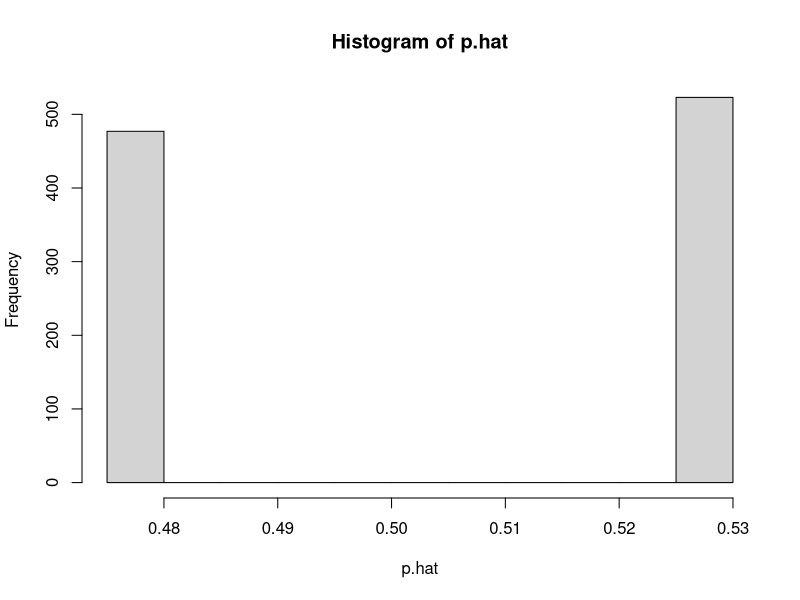
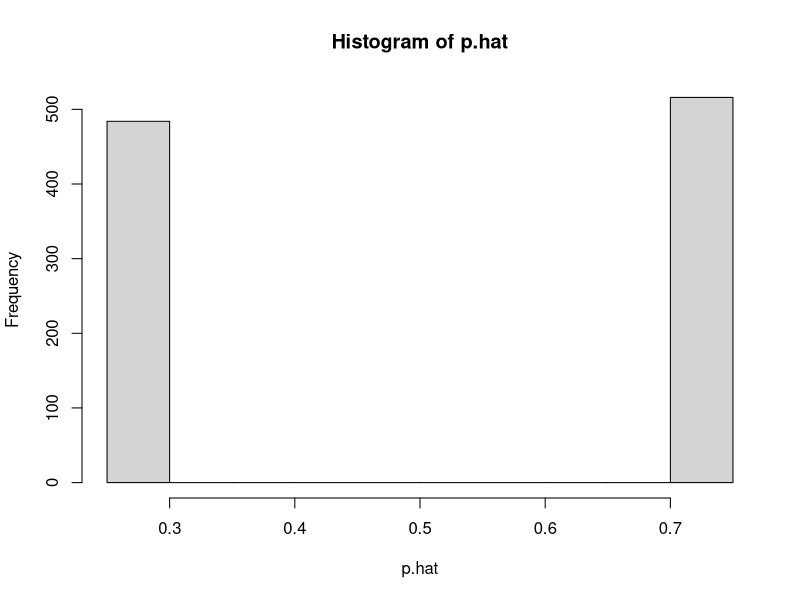

R code for these plots, in order:
###########################################
##           Partner Programming         ##
##            Matching Examples          ##
###########################################

# We want to work through toy examples using various matching algorithms 
# to make sure that understand them.  We start with a really simple 
# data-generating process (DGP), where the two explanatory variables (D and X)
# are dichotomous and exogenously and independently determined, and 
# exact-matching, where we match observations that have equal values on 
# the explanatory variable not of interest.

n <- 1000  #number of observations to test

## generate sample data
e <- rnorm(n)                 # error term
d <- rbinom(n,size=1,p=.5)    # treatment (1=yes, 0=no)
x <- rbinom(n,size=1,p=.5)-1  # other independent cause of Y
y <- -3 - 2*d + x + e       # DGP



##############
# Naive estimator

# The naive estimator takes the average outcome for the treatment group and subtracts
# the average outcome for the control group.  It works in this case because we don't 
# need to control for other variables.
mean(y[d==1]) - mean(y[d==0])



##############
# OLS 
lm(y~d+x)
# OLS estimates d well even if we exclude x (because D and X are independent)
lm(y~d)



##############
## Stratification

# Stratification creates blocks of data that are equal on confounding variables.
# Estimates are then generated for each strata (by OLS, differences in means, or
# something else).  To get the average treatment effect (ATE) unconditional on
# strata, weight those estimates across strata.

D0Xneg1 <- d==0 & x==-1
D0X0    <- d==0 & x== 0
D1Xneg1 <- d==1 & x==-1
D1X0    <- d==1 & x== 0

# ATE conditional on X=-1
ateXneg1 <- mean(y[D1Xneg1]) - mean(y[D0Xneg1])
# ATE conditional on X=0
ateX0    <- mean(y[D1X0]) - mean(y[D0X0])

# ATE unconditional on X
prob.X0 <- sum(x==0)/length(x)  # sample proportion where x=0
ATE <- ateXneg1*(1-prob.X0) + ateX0*(prob.X0)
ATE



##############
## Matching

# Matching is a type of stratification.  The difference is in how many units are being
# compared at once.  With stratification we look at the difference in outcomes between
# the treatment group and the control group at one time for all observations where X=x,
# but with matching we look at the difference in outcomes at one time between one observation 
# where X=x and k members of the control group where X=x.

# it is easier to sample from a matrix for this example
data <- cbind(d,x,y)
#split into two samples
data1 <- subset(data, d==1)   #treatment group
data2 <- subset(data, d==0)   #control group

# number of matched cases for each observation.  Simplest is 1 to 1, but we can match to several
k <- 5

# We will match k observations from the control group to 1 observation from the 
# treatment group.  To do that, I store k differences in outcomes for each observation
# in the treatment group.
difference <- matrix(NA, nrow(data1), k)  

# cycle through each treatment observation
for(i in 1:nrow(data1)){
  # find k matches on x from sample 2
  # because there are more than k matches, I randomly select k matches with replacement
  match_y <- sample(data2[,3][data2[,2]==data1[i,2]], size=k, replace=TRUE)

  # store the differences in outcomes between the treatment observation and the control obs.
  difference[i,] <- data1[i,3] - match_y
}
mean(difference)  #point estimate for effect of d on y


# R's Matching package gives similar results.  The results are unlikely to be exactly
# the same because we each randomly select observations from the control group.
library(Matching)
match1 <- Match(Y=y, Tr=d, X=x, estimand="ATE", M=k, ties=FALSE)
summary(match1)



##############
# Propensity Score Matching

# Our previous matching example used exact matching, where observations were matched on
# identical values of x.  Unfortunately, exact matching often fails for continuous X or
# X with many categories (because there will be few, if any, cases to match with).  One
# way to deal with that sparseness is to match on propensity score.  The propensity score
# is the probability that an individual receives the treatment.  So, for example, 
#
#   1) if income, age, and education determine the probability of a pregnant woman 
#      enrolling in NFP;
#   2) an enrolled 20-year-old woman with a high-school diploma and an income of $50,000 
#      had a probability of 0.70 of enrolling; and 
#   3) a non-enrolled 30-year-old with a college education and an income of $35,000 had
#      a probability of 0.70 of enrolling,
#
# we could get a good estimate by matching them.
#
# Here's PSM using the same example.

# Predicted probability of treatment for each person using logistic regression,
# where we regress treatment on x
treatment_regression <- glm(d~x, family=binomial(link="logit"))
p.hat <- 1 / (1 + exp(-predict(treatment_regression)))
hist(p.hat)

# Matching pairs one or more observations 
data <- cbind(d,x,y,p.hat)
#split into two samples
data1 <- subset(data, d==1)   # treatment group
data2 <- subset(data, d==0)   # control group

#this is where we'll store the observed difference between the sample and the match
difference <- matrix(NA, nrow(data1), k)  

# cycle through each observation in the treatment group
for(i in 1:nrow(data1)){
  # find k matches on p.hat from the control group
  # because there are more than k potential matches, we randomly select k of them
  match_y <- sample(data2[,3][data2[,4]==data1[i,4]], size=k, replace=TRUE)
  
  # store the differences
  difference[i,] <- data1[i,3] - match_y
}
mean(difference)  #point estimate for effect of x1 on y


# R's Matching library doing PSM
match3 <- Match(Y=y, Tr=d, X=p.hat, estimand="ATE", M=k, ties=FALSE)
summary(match3)






###########################################
## More Complicated Data-Generating Process

# In the previous DGP, treatment (D) was assigned independently from X, but that's
# rarely true for observational data.  In this example X causes D and Y.

e <- rnorm(n)                     # error term
x <- rbinom(n, size=1, p=.5)-1    # sample X
d <- rep(NA, n)                   # probability of treatment varies with X
d[x==-1] <- rbinom(length(d[x==-1]),1,.7)
d[x== 0] <- rbinom(length(d[x== 0]),1,.3)
y <- -3 - 2*d + x + e           # DGP




##############
# Naive estimator

# The naive estimator doesn't work well here because it does not control for X,
# a common cause of D and Y.
mean(y[d==1]) - mean(y[d==0])




##############
# OLS 
lm(y~d+x)
# Regressing only on d leads to a biased estimate.  Need to control for x
lm(y~d)




##############
# Stratification

D0Xneg1 <- d==0 & x==-1
D0X0    <- d==0 & x== 0
D1Xneg1 <- d==1 & x==-1
D1X0    <- d==1 & x== 0

# ATE conditional on X=-1
ateXneg1 <- mean(y[D1Xneg1]) - mean(y[D0Xneg1])
# ATE conditional on X=0
ateX0    <- mean(y[D1X0]) - mean(y[D0X0])

# ATE unconditional on X
prob.X0 <- sum(x==0)/length(x)  # sample proportion where x=0
ATE <- ateXneg1*(1-prob.X0) + ateX0*(prob.X0)
ATE




##############
# Matching

data <- cbind(d,x,y)
# split into two samples
data1 <- subset(data, d==1)
data2 <- subset(data, d==0) 

# number of matched cases for each observation
k <- 5

# this is where we'll store the observed difference between the sample and the match
difference <- matrix(NA, nrow(data1), k)  

# cycle through each observation in the treatment group
for(i in 1:nrow(data1)){
  # find k matches on x from sample 2
  # because we have more than k possible matches, we randomly select k of them
  match_y <- sample(data2[,3][data2[,2]==data1[i,2]], size=k, replace=TRUE)

  # store the difference
  difference[i,] <- data1[i,3] - match_y
}
mean(difference)  #point estimate for effect of d on y


# compare to R's Matching results
match2 <- Match(Y=y, Tr=d, X=x, estimand="ATE", M=k, ties=FALSE)
summary(match2)





##############
# Propensity Score Matching

treatment_regression <- glm(d~x, family=binomial(link='logit'))
p.hat <- 1 / (1 + exp(-predict(treatment_regression)))
hist(p.hat)

# Again, it's easier to sample from a matrix than from multiple vectors
data <- cbind(d,x,y,p.hat)
#split into two samples
data1 <- subset(data, d==1)   # treatment group
data2 <- subset(data, d==0)   # control group

# number of matched cases for each observation
k <- 5

#this is where we'll store the observed difference between the sample and the match
difference <- matrix(NA, nrow(data1), k)  

# cycle through each treatment observation
for(i in 1:nrow(data1)){
  # find k matches on p.hat from the control group
  # because there are more than k potential matches, we randomly select k of them
  match_y <- sample(data2[,3][data2[,4]==data1[i,4]], size=k, replace=TRUE)

  # store the differences
  difference[i,] <- data1[i,3] - match_y
}
mean(difference)  #point estimate for effect of d on y


# compare to R's Matching library
match3 <- Match(Y=y, Tr=d, X=p.hat, estimand="ATE", M=k, ties=FALSE)
summary(match3)





######################################
## Average treatment effect for the treated (ATET) and control (ATEC)
# So far we have assumed the same treatment effect for the treatment and control groups.
# However, the treatment effect may vary differ for those groups.  For example, only those
# who would benefit the most from college enroll.  Furthermore, the ATET or ATEC might be
# more interesting quantities.  For instance, we might want to know the effect of a drug
# on the people who took it, not the people who did not take it, since it wasn't intended
# for most of the people who did not take it (because they are healthy).  It is also 
# possible that we do not feel comfortable making all the assumptions necessary to estimate
# the ATE.  
#
# Here is the new data-generating process, where the treatment effect varies and those
# who have a positive treatment effect are more likely to enroll.

e <- rnorm(n)
x <- rbinom(n, size=1, prob=.5)-1
beta <- rbinom(n, size=1, prob=.4)  #effect for some is positive 1, for others -2
  beta[beta==0] <- -10
d <- rbinom(n, size=1, prob=.8)  #ppl with positive effect more likely to enroll
  d[beta==-10] <- rbinom(length(beta[beta==-10]), size=1, prob=.5)
y <- -3 + beta*d + 5*x + e  # DGP
data <- as.data.frame(cbind(d,x,beta,y))


# Note that we cannot estimate the ATET by looking at the treated group only
# because there is no variation on the treatment variable
d.treated <- coef(lm(y~d+x, data=subset(data,d==1)))[2]
d.treated

# Nor can we estimate the ATEC by looking at the control group only
# because there is no variation on the treatment variable
d.control <- coef(lm(y~d+x, data=subset(data,d==0)))[2]
d.control

# How to calculate ATET when we don't observe untreated outcomes for the treated observations?
# "Progress can be made by assuming that selection into treatment depends on observable 
# covariates X" (http://sekhon.berkeley.edu/papers/MatchingJSS.pdf).  Assume that 
# conditioning on X creates exchangability, i.e.
# E[Y(1)|X,D=1] = E[Y(1)|X,D=0]  and  E[Y(0)|X,D=1] = E[Y(0)|X,D=0]





##############
## Stratification

# ATET: E[Y(1)-Y(0)|D=1] = E[Y(1)|D=1] - E[Y(0)|D=1]
# w/ ignorability:       = E[Y(1)|X= 0,D=1] - E[Y(0)|X= 0,D=0] and
#                          E[Y(1)|X=-1,D=1] - E[Y(0)|X=-1,D=0]
# weight by value of X:  = (E[Y(1)|X= 0,D=1] - E[Y(0)|X= 0,D=0]) * Pr(X= 0|D=1) + 
#                          (E[Y(1)|X=-1,D=1] - E[Y(0)|X=-1,D=0]) * Pr(X=-1|D=1)
(mean(y[x== 0 & d==1]) - mean(y[x== 0 & d==0])) * sum(x== 0 & d==1)/sum(d==1) +
(mean(y[x==-1 & d==1]) - mean(y[x==-1 & d==0])) * sum(x==-1 & d==1)/sum(d==1)



# We can do the same thing for ATEC.
# ATEC: E[Y(1)-Y(0)|D=0] = E[Y(1)|D=0] - E[Y(0)|D=0]
# w/ ignorability:       = E[Y(1)|X= 0,D=1] - E[Y(0)|X= 0,D=0] and
#                          E[Y(1)|X=-1,D=1] - E[Y(0)|X=-1,D=0]
# weight by value of X:  = (E[Y(1)|X= 0,D=1] - E[Y(0)|X= 0,D=0]) * Pr(X= 0|D=0) + 
#                          (E[Y(1)|X=-1,D=1] - E[Y(0)|X=-1,D=0]) * Pr(X=-1|D=0)
(mean(y[x== 0 & d==1]) - mean(y[x== 0 & d==0])) * sum(x== 0 & d==0)/sum(d==0) +
(mean(y[x==-1 & d==1]) - mean(y[x==-1 & d==0])) * sum(x==-1 & d==0)/sum(d==0)





##############
## Matching

# it is easier to sample from a matrix for this example
data <- cbind(d,x,y)
#split into two samples
data1 <- subset(data, d==1)   #treatment group
data2 <- subset(data, d==0)   #control group

# We will match k observations (assigned earlier) from the control group to 1 observation
# from the treatment group.  To do that, I store k differences in outcomes for each 
# observation in the treatment group.
difference <- matrix(NA, nrow(data1), k)  

# cycle through each treatment observation
for(i in 1:nrow(data1)){
  # find k matches on x from sample 2
  # because there are more than k matches, I randomly select k matches with replacement
  match_y <- sample(data2[,3][data2[,2]==data1[i,2]], size=k, replace=TRUE)
  
  # store the differences in outcomes between the treatment observation and the control obs.
  difference[i,] <- data1[i,3] - match_y
}
ATE.X0 <- mean(subset(difference, subset=c(data1[,2]== 0))) 
ATE.Xneg1 <- mean(subset(difference, subset=c(data1[,2]==-1))) 


# ATET
# ATET = ATE.XO*Pr(X=0|D=1) + ATE.Xneg1*Pr(X=-1|D=1)
ATET <- ATE.X0 * sum(data1[,2]== 0 & dim(data1)[1])/dim(data1)[1] +
        ATE.Xneg1 * sum(data1[,2]==-1 & dim(data1)[1])/dim(data1)[1]
ATET

# The Matching package gives similar results
library(Matching)
match4 <- Match(Y=y, Tr=d, X=x, estimand="ATT", M=k, ties=FALSE)
summary(match4)





# ATEC
# ATEC = ATE.XO*Pr(X=0|D=0) + ATE.Xneg1*Pr(X=-1|D=0)
ATEC <- ATE.X0 * sum(data1[,2]== 0 & data1[,1]!=0)/sum(data1[,1]!=0) +
        ATE.Xneg1 * sum(data1[,2]==-1 & data1[,1]!=0)/sum(data1[,1]!=0)
ATEC

# The Matching package gives similar results
match5 <- Match(Y=y, Tr=d, X=x, estimand="ATC", M=k, ties=FALSE)
summary(match5)








######################################
## More complex ATET and ATEC example
## The distribution of X varies with treatment 

e <- rnorm(n)
beta <- rbinom(n, size=1, prob=.4)  #effect for some is positive 1, for others -2
  beta[beta==0] <- -10
d <- rbinom(n, size=1, prob=.8)  #ppl with positive effect more likely to enroll
  d[beta==-10] <- rbinom(length(beta[beta==-10]), size=1, prob=.5)
x <- rbinom(n, size=1, prob=.7)-1
  x[d==1] <- rbinom(sum(d==1), size=1, prob=.1)-1
y <- -3 + beta*d + 5*x + e  # DGP
data <- as.data.frame(cbind(d,x,beta,y))


# How to calculate ATET when we don't observe untreated outcomes for the treated observations?
# "Progress can be made by assuming that selection into treatment depends on observable 
# covariates X" (http://sekhon.berkeley.edu/papers/MatchingJSS.pdf).  Assume that 
# conditioning on X creates exchangability, i.e.
# E[Y(1)|X,D=1] = E[Y(1)|X,D=0]  and  E[Y(0)|X,D=1] = E[Y(0)|X,D=0]





##############
## Stratification

# ATET: E[Y(1)-Y(0)|D=1] = E[Y(1)|D=1] - E[Y(0)|D=1]
# w/ ignorability:       = E[Y(1)|X= 0,D=1] - E[Y(0)|X= 0,D=0] and
#                          E[Y(1)|X=-1,D=1] - E[Y(0)|X=-1,D=0]
# weight by value of X:  = (E[Y(1)|X= 0,D=1] - E[Y(0)|X= 0,D=0]) * Pr(X= 0|D=1) + 
#                          (E[Y(1)|X=-1,D=1] - E[Y(0)|X=-1,D=0]) * Pr(X=-1|D=1)
(mean(y[x== 0 & d==1]) - mean(y[x== 0 & d==0])) * sum(x== 0 & d==1)/sum(d==1) +
(mean(y[x==-1 & d==1]) - mean(y[x==-1 & d==0])) * sum(x==-1 & d==1)/sum(d==1)



# We can do the same thing for ATEC.
# ATEC: E[Y(1)-Y(0)|D=0] = E[Y(1)|D=0] - E[Y(0)|D=0]
# w/ ignorability:       = E[Y(1)|X= 0,D=1] - E[Y(0)|X= 0,D=0] and
#                          E[Y(1)|X=-1,D=1] - E[Y(0)|X=-1,D=0]
# weight by value of X:  = (E[Y(1)|X= 0,D=1] - E[Y(0)|X= 0,D=0]) * Pr(X= 0|D=0) + 
#                          (E[Y(1)|X=-1,D=1] - E[Y(0)|X=-1,D=0]) * Pr(X=-1|D=0)
(mean(y[x== 0 & d==1]) - mean(y[x== 0 & d==0])) * sum(x== 0 & d==0)/sum(d==0) +
(mean(y[x==-1 & d==1]) - mean(y[x==-1 & d==0])) * sum(x==-1 & d==0)/sum(d==0)





##############
## Matching

# it is easier to sample from a matrix for this example
data <- cbind(d,x,y)
#split into two samples
data1 <- subset(data, d==1)   #treatment group
data2 <- subset(data, d==0)   #control group

# We will match k observations (assigned earlier) from the control group to 1 observation
# from the treatment group.  To do that, I store k differences in outcomes for each 
# observation in the treatment group.
difference.T <- matrix(NA, nrow(data1), k)  

# ATET
# ATET = ATE.XO*Pr(X=0|D=1) + ATE.Xneg1*Pr(X=-1|D=1)
# cycle through each treatment observation
for(i in 1:nrow(data1)){
  # find k matches on x from sample 2
  # because there are more than k matches, I randomly select k matches with replacement
  match.T_y <- sample(data2[,3][data2[,2]==data1[i,2]], size=k, replace=TRUE)
    
  # store the differences in outcomes between the treatment observation and the control obs.
  difference.T[i,] <- data1[i,3] - match.T_y
}
ATET.X0 <- mean(subset(difference.T, subset=c(data1[,2]== 0))) 
ATET.Xneg1 <- mean(subset(difference.T, subset=c(data1[,2]==-1))) 

ATET <- ATET.X0 * sum(data1[,2]== 0 & dim(data1)[1])/dim(data1)[1] +
        ATET.Xneg1 * sum(data1[,2]==-1 & dim(data1)[1])/dim(data1)[1]
ATET

# The Matching package gives similar results
library(Matching)
match4 <- Match(Y=y, Tr=d, X=x, estimand="ATT", M=k, ties=FALSE)
summary(match4)




difference.C <- matrix(NA, nrow(data2), k)  
# ATEC
# ATEC = ATEC.XO*Pr(X=0|D=1) + ATEC.Xneg1*Pr(X=-1|D=1)
# cycle through each treatment observation
for(i in 1:nrow(data2)){
  # find k matches on x from sample 1
  # because there are more than k matches, I randomly select k matches with replacement
  match.C_y <- sample(data1[,3][data2[,2]==data1[i,2]], size=k, replace=TRUE)
    
  # store the differences in outcomes between the treatment observation and the control obs.
  difference.C[i,] <- data2[i,3] - match.C_y
}
ATEC.X0 <- mean(subset(difference.C, subset=c(data2[,2]== 0))) 
ATEC.Xneg1 <- mean(subset(difference.C, subset=c(data2[,2]==-1))) 

ATEC <- ATEC.X0 * sum(data2[,2]== 0 & dim(data2)[1])/dim(data2)[1] +
ATEC.Xneg1 * sum(data2[,2]==-1 & dim(data2)[1])/dim(data2)[1]
ATEC

# The Matching package gives similar results
library(Matching)
match4 <- Match(Y=y, Tr=d, X=x, estimand="ATC", M=k, ties=FALSE)
summary(match4)










# ATEC
# ATEC = ATE.XO*Pr(X=0|D=0) + ATE.Xneg1*Pr(X=-1|D=0)
ATEC <- ATE.X0 * sum(data1[,2]== 0 & data1[,1]!=0)/sum(data1[,1]!=0) +
        ATE.Xneg1 * sum(data1[,2]==-1 & data1[,1]!=0)/sum(data1[,1]!=0)
ATEC

# The Matching package gives similar results
match5 <- Match(Y=y, Tr=d, X=x, estimand="ATC", M=k, ties=FALSE)
summary(match5)
